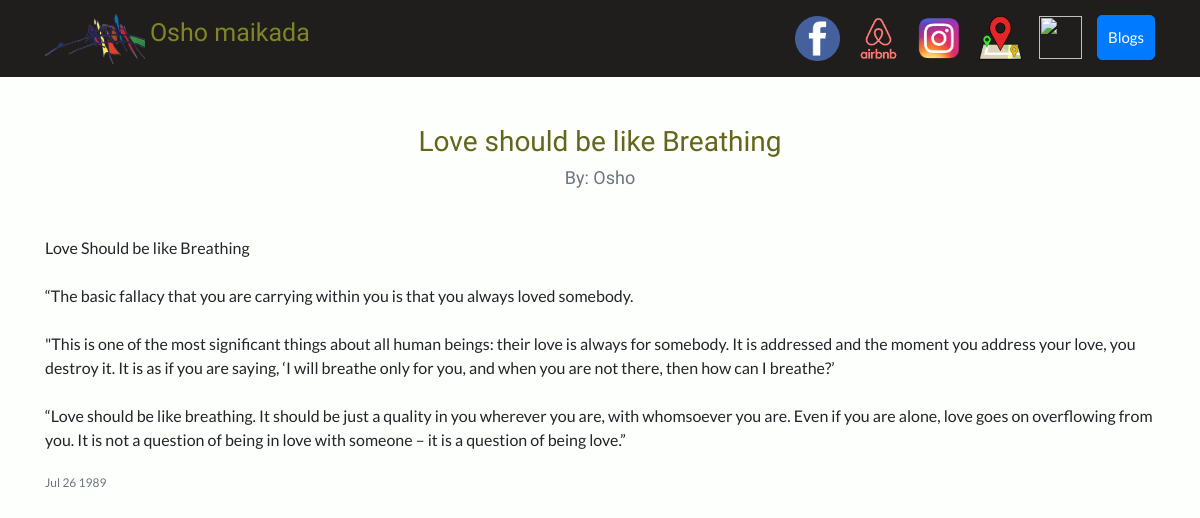
Page /blog/1/ on the committed database.
### blogs/models.py (models this page shows, shortened)
class Blog(models.Model):
    title = models.CharField(max_length=100)
    owner = models.CharField(max_length=100)
    description = models.TextField()
    whencreated = models.DateField()

### blogs/views.py (the view)
# urls.py: path('<int:blog_id>/', views.specific_blog, name='specific_blog' ),
def specific_blog(request,blog_id):
    blog = get_object_or_404(Blog, pk=blog_id)
    return render(request,'specific_blog.html',{'blog':blog})

### blogs/templates/specific_blog.html (shortened to what this page needs)
{% extends "base.html" %}
{% load static %}
{% block content %}
<h1 style="color:rgb(100, 102, 27);font-size:28px;font-family: 'Anaheim';" class="text-center mt-5" id="blogdetailtitle">{{ blog.title }}</h1>
<h5 class="text-center text-muted mb-5" style="color:rgb(124, 124, 112);font-family: 'Dancing Script';font-size:18px;">By: {{ blog.owner }}</h5>
{{ blog.description|safe }}
<br><br>
<h5 style="color:rgb(124, 124, 112);font-size:12px;" class="text-muted">{{ blog.whencreated|date:'M d Y' }}</h5>
{% endblock %}

### events/static/custom.css (style rules this page uses)
body { font-family: 'Lato', sans-serif; background-color: rgb(253, 255, 253); }
@media (min-width: 992px) { #blogdetailtitle { font-size: 5rem; } }

### rows in the picture
Blog: title "Love should be like Breathing", owner "Osho", description "Love Should be like Breathing “The basic fallacy that you are carrying within you is that you always loved somebody. \"This is one of the most significant things about all human beings: their love is always for somebody. It is addressed and the moment you address your love, you destroy it. It is as if you are saying, ‘I will breathe only for you, and when you are not there, then how can I breathe?’ “Love should be like breathing. It should be just a quality in you wherever you are, with whomsoever you are. Even if you are alone, love goes on overflowing from you. It is not a question of being in love with someone – it is a question of being love.”", whencreated "Jul 26 1989"
